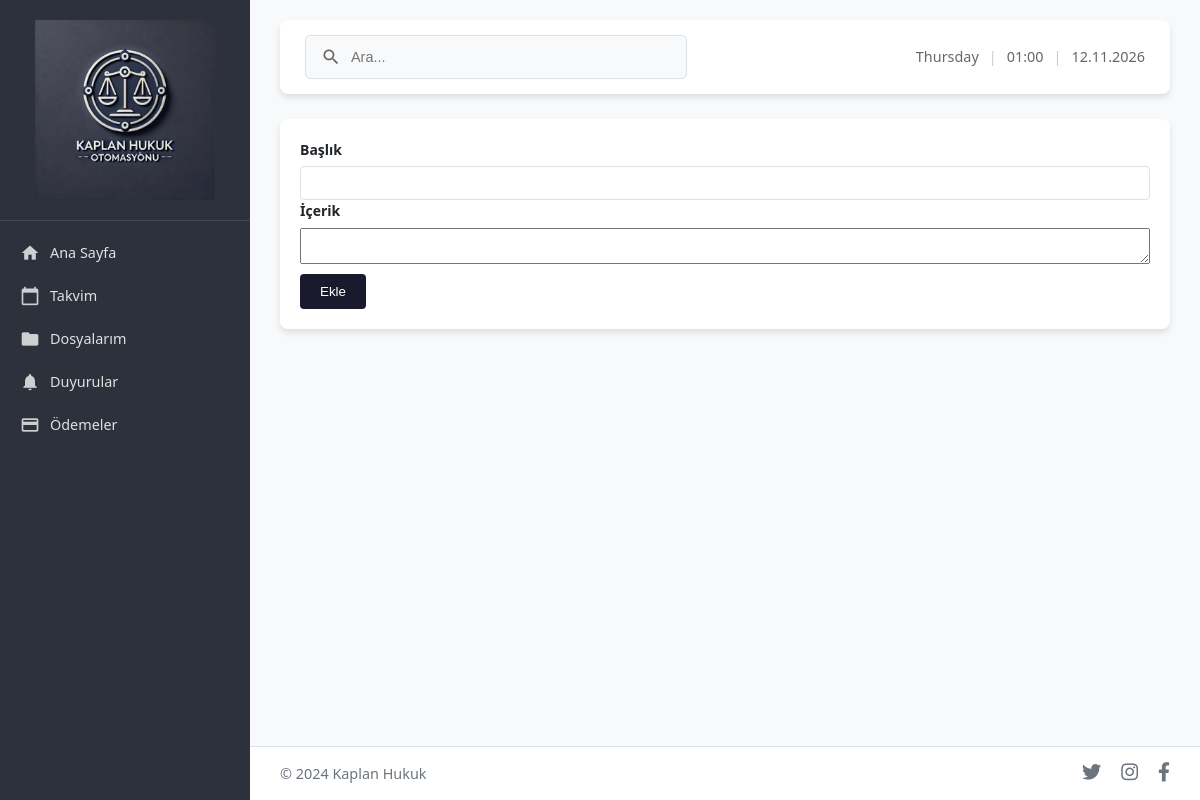
Page /duyurular on the earlier database version.
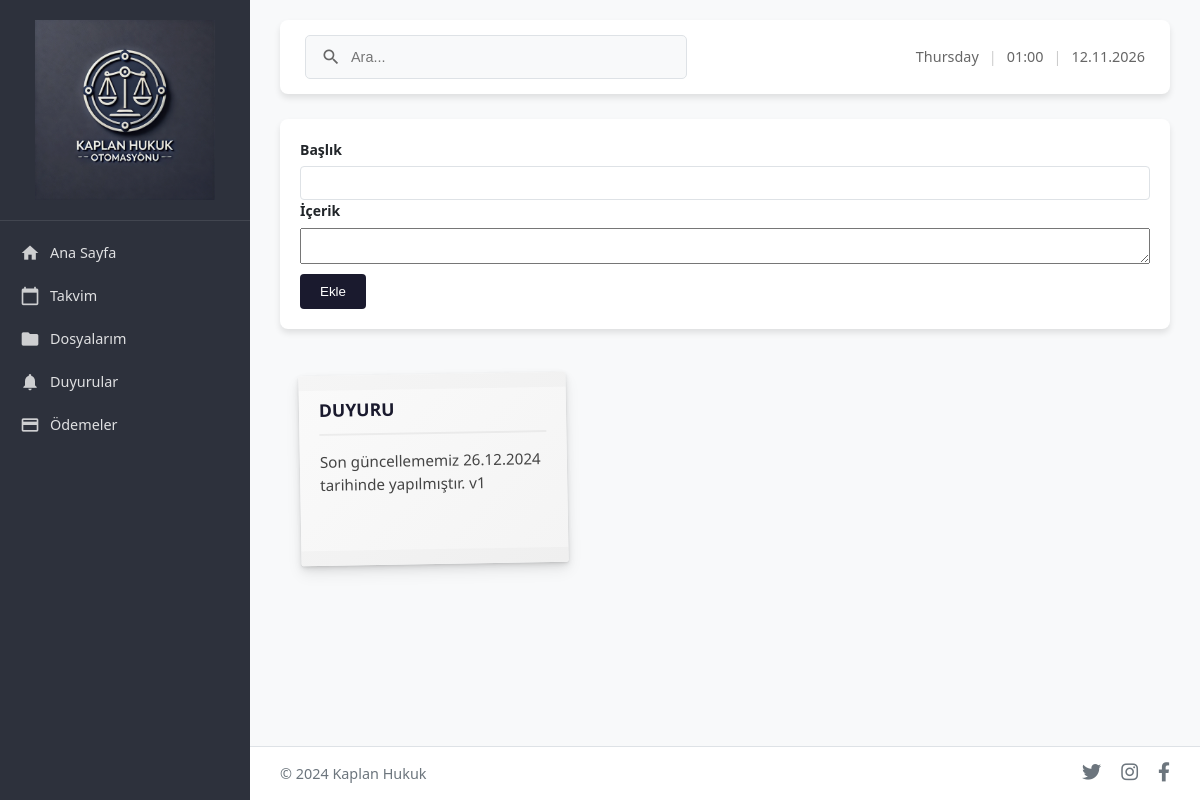
Same page on the later database version.
### app.py (models this page shows)
class Announcement(db.Model):
    id = db.Column(db.Integer, primary_key=True)
    title = db.Column(db.String(100), nullable=False)
    content = db.Column(db.String(250), nullable=False)
    user_id = db.Column(db.Integer, db.ForeignKey('user.id'), nullable=False)

### app.py (the view)
@app.route('/duyurular', methods=['GET', 'POST'])
def duyurular():
    if request.method == 'POST':
        title = request.form['title']
        content = request.form['content']
        new_announcement = Announcement(title=title, content=content, user_id=1)  # user_id=1 olarak sabitlenmiştir
        db.session.add(new_announcement)
        db.session.commit()
    announcements = Announcement.query.all()
    return render_template('duyurular.html', announcements=announcements)

### app.py (called while the page is built)
@app.context_processor
def inject_datetime():
    try:
        now = datetime.now()
        current_time = {
            'weekday': now.strftime('%A'),  # Gün adı
            'time': now.strftime('%H:%M'),  # Saat
            'date': now.strftime('%d.%m.%Y')  # Tarih
        }
    except Exception:
        current_time = {
            'weekday': '',
            'time': '',
            'date': ''
        }
    return dict(current_time=current_time)

### templates/duyurular.html (shortened to what this page needs)
{% extends "layout.html" %}
{% block content %}
    <div class="form-container">
        <form method="POST">
            <div class="input-group">
                <label for="title">Başlık</label>
                <input type="text" id="title" name="title" required>
            </div>
            <div class="input-group">
                <label for="content">İçerik</label>
                <textarea id="content" name="content" required></textarea>
            </div>
            <button type="submit">Ekle</button>
        </form>
    </div>
    <div class="announcement-board">
        {% for announcement in announcements %}
            <div class="post-it">
                <h3>{{ announcement.title }}</h3>
                <p>{{ announcement.content }}</p>
            </div>
        {% endfor %}
    </div>
{% endblock %}

Differences in the rows shown:
added Announcement: title "DUYURU", content "Son güncellememiz 26.12.2024 tarihinde yapılmıştır. v1"
